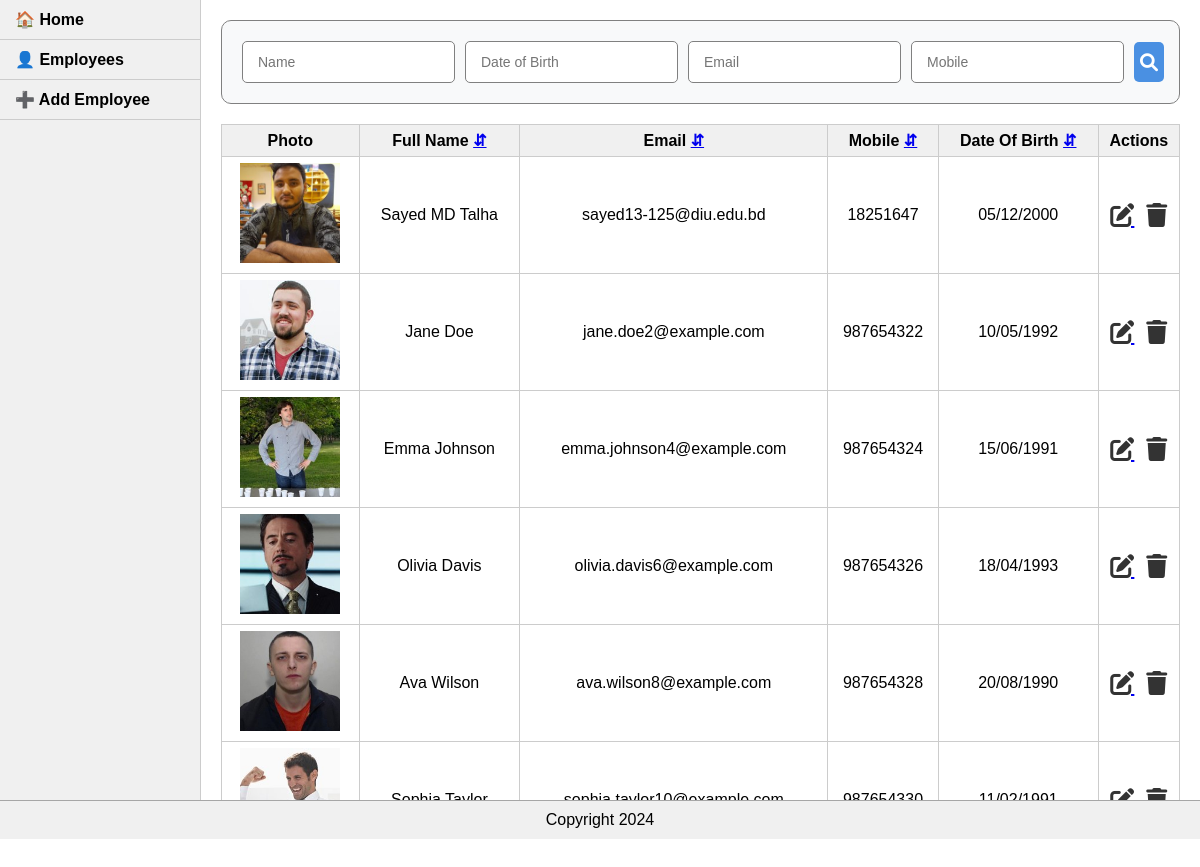
Page /employees/?sort_by=mobile&order=asc on the committed database.
### Home/models.py (models this page shows, shortened)
class Employee(models.Model):
    photo=models.ImageField(upload_to='images')
    full_name=models.CharField(max_length=30)
    email = models.EmailField(max_length=254, unique=True)
    mobile = models.CharField(max_length=15, unique=True)
    date_of_birth=models.DateField()

### Home/views.py (the view)
# urls.py: path('employees/', views.EmployeeList.as_view(), name='employee_list'),
class EmployeeList(View):
    def get(self, request):
        sort_by = request.GET.get('sort_by', 'full_name')
        order = request.GET.get('order', 'asc')
        if order == 'asc':
            employees = Employee.objects.all().order_by(sort_by)
        else:
            employees = Employee.objects.all().order_by(f'-{sort_by}')
        paginator = Paginator(employees, 6)
        page_number = request.GET.get('page')
        page_obj = paginator.get_page(page_number)
        return render(request, 'pages/employee_list.html', {
            'page_obj': page_obj,
            'sort_by': sort_by,
            'order': order,
        })

### Home/templates/pages/employee_list.html (shortened to what this page needs)
{% extends "base.html" %}
{% load static %}
{% block css_styles %}
  <link rel="stylesheet" href="{% static 'css/employee_list.css' %}">
  <link rel="stylesheet" href="{% static 'css/search_bar.css' %}">
{% endblock css_styles %}
{% block content %}
<div class="content">
    {% include "includes/search_bar.html" %}
    <table>
        <thead>
            <tr>
                <th>Photo</th>
                <th>Full Name
                    <a href="?{% for key, value in search_params.items %}{% if value %}{{ key }}={{ value }}&{% endif %}{% endfor %}sort_by=full_name&order={% if sort_by == 'full_name' and order == 'asc' %}desc{% else %}asc{% endif %}">
                        ⇵
                    </a>
                </th>
                <th>Email
                    <a href="?{% for key, value in search_params.items %}{% if value %}{{ key }}={{ value }}&{% endif %}{% endfor %}sort_by=email&order={% if sort_by == 'email' and order == 'asc' %}desc{% else %}asc{% endif %}">
                        ⇵
                    </a>
                </th>
                <th>Mobile
                    <a href="?{% for key, value in search_params.items %}{% if value %}{{ key }}={{ value }}&{% endif %}{% endfor %}sort_by=mobile&order={% if sort_by == 'mobile' and order == 'asc' %}desc{% else %}asc{% endif %}">
                        ⇵
                    </a>
                </th>
                <th>Date Of Birth
                    <a href="?sort_by=date_of_birth&order={% if sort_by == 'date_of_birth' and order == 'asc' %}desc{% else %}asc{% endif %}">
                        ⇵
                    </a>
                </th>
                <th>Actions</th>
            </tr>
        </thead>
        <tbody>
            {% for employee in page_obj %}
            <tr>
                <td><div class="avatar"><img src="{{ employee.photo.url }}" alt="{{ employee.full_name }}"></div></td>
                <td>{{employee.full_name}}</td>
                <td>{{employee.email}}</td>
                <td>{{employee.mobile}}</td>
                <td>{{employee.date_of_birth|date:"d/m/Y"}}</td>
                <td>
                    <div class="delete_edit">
                        <a href="{% url 'employee_edit' employee.id %}">
                            <button class="edit-button"><i class="fa-solid fa-pen-to-square"></i></button>
                        </a>
                        <form action="{% url 'employee_delete' employee.id %}" method="post" class="delete-form">
                            <button class="delete-button" type="button" onclick="confirmDelete(this);"><i class="fa-solid fa-trash"></i></button>
                        </form>
                    </div>
                </td>
            </tr>
            {% endfor %}
        </tbody>
    </table>
</div>
{% endblock content %}

### Home/static/css/employee_list.css (style rules this page uses)
body, html { margin: 0; padding: 0; font-family: Arial, sans-serif; height: 100%; display: flex; flex-direction: column; }
.content { flex-grow: 1; display: flex; flex-direction: column; flex: 1; overflow-y: auto; }
table { border-collapse: collapse; width: calc(100% - 40px); margin: 0 20px; }
th, td { border: 1px solid #ccc; padding: 6px 0px; }
td { text-align: center; }
th { background-color: #f0f0f0; }
.delete_edit { display: flex; justify-content: center; align-items: center; gap: 12px; }
.delete_edit button { background: none; border: none; padding: 0; cursor: pointer; display: flex; align-items: center; }
.delete_edit i { font-size: 24px; color: #333; }
.avatar img { width: 100px; height: 100px; object-fit: cover; }

### rows in the picture
Employee: photo (picture), full_name "Sayed MD Talha", email "sayed13-125@diu.edu.bd", mobile "18251647", date_of_birth "05/12/2000"
Employee: photo (picture), full_name "Jane Doe", email "jane.doe2@example.com", mobile "987654322", date_of_birth "10/05/1992"
Employee: photo (picture), full_name "Emma Johnson", email "emma.johnson4@example.com", mobile "987654324", date_of_birth "15/06/1991"
Employee: photo (picture), full_name "Olivia Davis", email "olivia.davis6@example.com", mobile "987654326", date_of_birth "18/04/1993"
Employee: photo (picture), full_name "Ava Wilson", email "ava.wilson8@example.com", mobile "987654328", date_of_birth "20/08/1990"
Employee: photo (picture)
